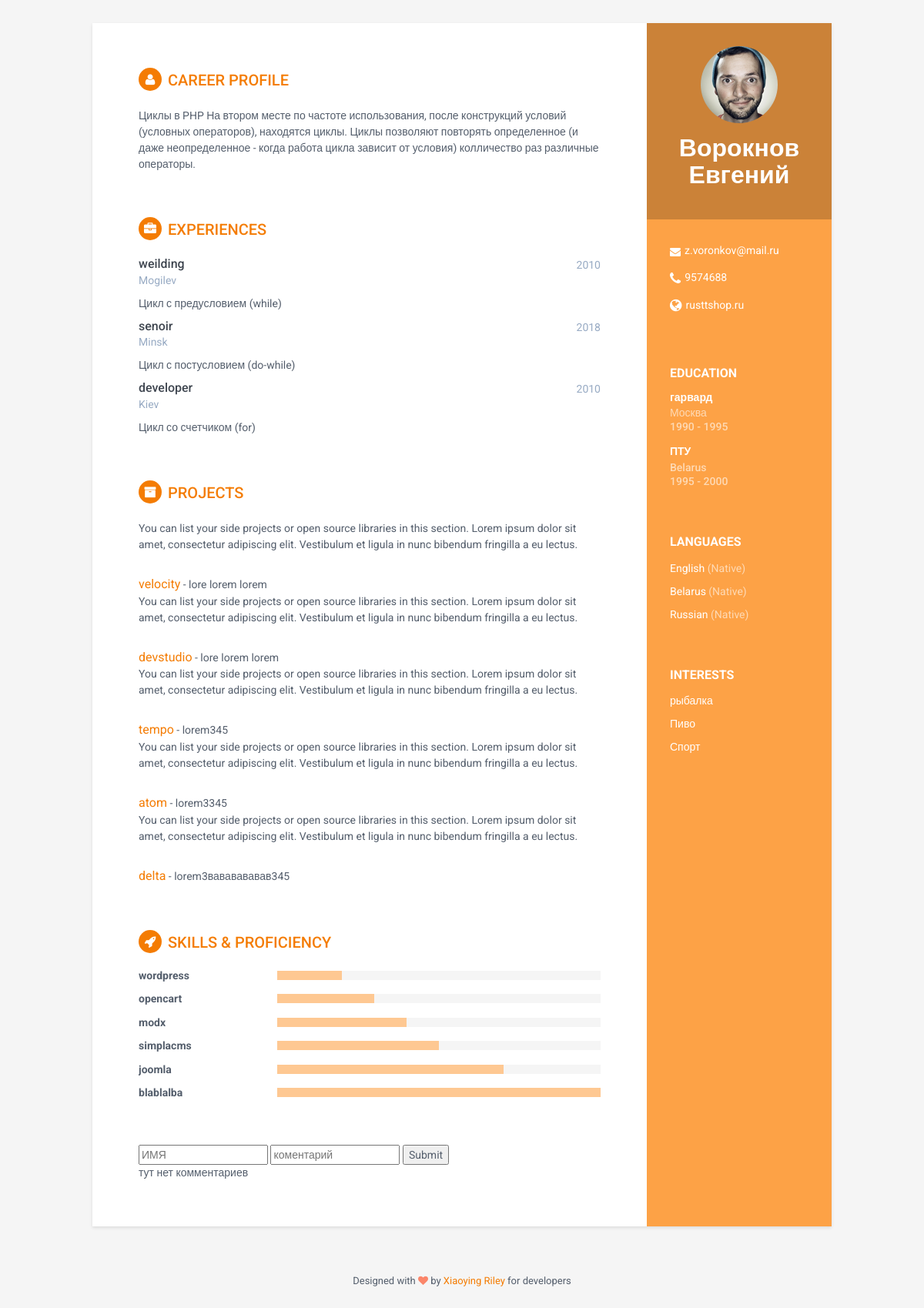
The page / on the database its author committed.
### tables this page shows
CREATE TABLE `about` (
  `id` int(11) NOT NULL,
  `name` varchar(30) NOT NULL,
  `mail` varchar(30) NOT NULL,
  `tel` int(12) NOT NULL,
  `site` varchar(30) NOT NULL
);

CREATE TABLE `education` (
  `id` int(11) NOT NULL,
  `education` varchar(30) NOT NULL,
  `sity` varchar(30) NOT NULL,
  `year_start` int(11) NOT NULL,
  `year_end` int(11) NOT NULL
);

CREATE TABLE `language` (
  `id` int(11) NOT NULL,
  `lang` varchar(30) NOT NULL
);

CREATE TABLE `interest` (
  `id` int(11) NOT NULL,
  `interes` varchar(30) DEFAULT NULL
);

CREATE TABLE `career` (
  `id` int(11) NOT NULL,
  `career` varchar(300) NOT NULL
);

CREATE TABLE `expriens` (
  `id` int(11) NOT NULL,
  `prof` varchar(30) NOT NULL,
  `gorod` varchar(30) NOT NULL,
  `date` int(11) NOT NULL,
  `description` varchar(30) DEFAULT NULL
);

CREATE TABLE `project` (
  `id` int(11) NOT NULL,
  `studio` varchar(30) NOT NULL,
  `description` varchar(150) NOT NULL
);

CREATE TABLE `skills` (
  `id` int(11) NOT NULL,
  `cms` varchar(50) NOT NULL,
  `bar` int(11) NOT NULL
);

### contacts.php (called while the page is built, shortened)
<?php
$connection = new PDO('mysql:host=localhost; dbname=lesson10; charset=utf8', 'root', '');
$data = $connection
    ->query('SELECT * FROM comment WHERE moderation= "ok" ORDER BY id DESC ')
    ->fetchAll(PDO::FETCH_ASSOC);

### index.php (the view, shortened to what this page needs)
<?php
require_once('contacts.php');
$connection = new PDO('mysql:host=localhost; dbname=practice_db; charset=utf8', 'root', '');
$aboutData = $connection->query("SELECT * FROM about");
$aboutData = $aboutData->fetch();
$educationData = $connection->query("SELECT * FROM education");
$languagesData = $connection->query("SELECT * FROM language");
$interestData = $connection->query("SELECT * FROM interest");
$careerData = $connection->query("SELECT * FROM career");
$expriensData = $connection->query("SELECT * FROM expriens");
$projectData = $connection->query("SELECT * FROM project");
$skillsData = $connection->query("SELECT * FROM skills");
?>
<!DOCTYPE html>
<html lang="en">
<head>
    <link rel="stylesheet" href="assets/plugins/bootstrap/css/bootstrap.min.css">
    <link rel="stylesheet" href="assets/plugins/font-awesome/css/font-awesome.css">
    <link id="theme-style" rel="stylesheet" href="assets/css/styles.css">
</head>
<body>
<div class="wrapper">
    <div class="sidebar-wrapper">
        <div class="profile-container">
            <img class="profile" src="assets/images/profile.png" alt=""/>
            <h1 class="name"><?= $aboutData['name'] ?></h1>
        </div>
        <div class="contact-container container-block">
            <ul class="list-unstyled contact-list">
                <li class="email"><i class="fa fa-envelope"></i><a
                            href="mailto: <?php echo $aboutData['mail'] ?>"><?php echo $aboutData['mail'] ?></a></li>
                <li class="phone"><i class="fa fa-phone"></i><a
                            href="tel:<?php echo $aboutData['tel'] ?>"><?php echo $aboutData['tel'] ?></a></li>
                <li class="website"><i class="fa fa-globe"></i><a href="<?php echo $aboutData['site'] ?>"
                                                                  target="_blank"><?php echo $aboutData['site'] ?></a>
                </li>
            </ul>
        </div>
        <div class="education-container container-block">
            <h2 class="container-block-title">Education</h2>
            <?php foreach ($educationData as $aduc): ?>
                <div class="item">
                    <h4 class="degree"><?php echo $aduc['education'] ?></h4>
                    <h5 class="meta"><?php echo $aduc['sity'] ?></h5>
                    <div class="time"><?php echo $aduc['year_start'] ?> - <?= $aduc['year_end'] ?></div>
                </div>
            <?php endforeach; ?>
        </div>
        <div class="languages-container container-block">
            <h2 class="container-block-title">Languages</h2>
            <ul class="list-unstyled interests-list">
                <?php foreach ($languagesData as $lang): ?>
                    <li><?= $lang['lang'] ?> <span class="lang-desc">(Native)</span></li>
                <?php endforeach; ?>
            </ul>
        </div>
        <div class="interests-container container-block">
            <h2 class="container-block-title">Interests</h2>
            <ul class="list-unstyled interests-list">
                <?php foreach ($interestData as $int) : ?>
                    <li><?= $int['interes'] ?> </li>
                <?php endforeach; ?>
            </ul>
        </div>
    </div>
    <div class="main-wrapper">
        <section class="section summary-section">
            <h2 class="section-title"><i class="fa fa-user"></i>Career Profile</h2>
            <div class="summary">
                <?php foreach ($careerData as $care): ?>
                    <p><?= $care['career'] ?></p>
                <?php endforeach; ?>
            </div>
        </section>
        <section class="section experiences-section">
            <h2 class="section-title"><i class="fa fa-briefcase"></i>Experiences</h2>
            <?php foreach ($expriensData
            as $exp): ?>
            <div class="item">
                <div class="meta">
                    <div class="upper-row">
                        <h3 class="job-title"><?php echo $exp['prof'] ?></h3>
                        <div class="time"><?php echo $exp['date'] ?></div>
                    </div>
                    <div class="company"><?php echo $exp['gorod'] ?></div>
                </div>
                <div class="details">
                    <p><?= $exp['description'] ?></p>
                    <?php endforeach; ?>
                </div>
            </div>
        </section>
        <section class="section projects-section">
            <h2 class="section-title"><i class="fa fa-archive"></i>Projects</h2>
            <?php foreach ($projectData
            as $proj): ?>
            <div class="intro">
                <p>You can list your side projects or open source libraries in this section. Lorem ipsum dolor sit amet,
                    consectetur adipiscing elit. Vestibulum et ligula in nunc bibendum fringilla a eu lectus.</p>
            </div>
            <div class="item">
                <span class="project-title"><a href="#hook"><?php echo $proj['studio'] ?></a></span> - <span
                        class="project-tagline"><?php echo $proj['description'] ?></span>
                <?php endforeach; ?>
        </section>
        <section class="skills-section section">
            <h2 class="section-title"><i class="fa fa-rocket"></i>Skills &amp; Proficiency</h2>
            <div class="skillset">
                <?php foreach ($skillsData as $skili): ?>
                    <div class="item">
                        <h3 class="level-title"><?php echo $skili['cms'] ?></h3>
                        <div class="level-bar">
                            <div class="level-bar-inner" data-level="<?php echo $skili['bar'] ?>%">
                            </div>
                        </div>
                    </div>
                <?php endforeach; ?>
            </div>
        </section>
        <section>
            <form action="" method="POST">
                <input type="text" name="name" placeholder="ИМЯ" required>
                <input type="text" name="comment" placeholder="коментарий" required>
                <input type="submit">
            </form>
        </section>
        <?php if ($data != false) : ?>
            <?php foreach ($data as $com) : ?>
                <?php echo $com['name'] . " " . $com['comment'] ?><br>
            <?php endforeach ?>
        <?php else : ?>
            тут нет комментариев
        <?php endif ?>
    </div>
</div>
<footer class="footer">
    <div class="text-center">
        <small class="copyright">Designed with <i class="fa fa-heart"></i> by <a href="http://themes.3rdwavemedia.com"
                                                                                 target="_blank">Xiaoying Riley</a> for
            developers
        </small>
    </div>
</footer>
</body>
</html>

### assets/less/css/styles.css (style rules this page uses)
body { font-family: 'Roboto', sans-serif; color: #545E6C; background: #f5f5f5; font-size: 14px; padding: 30px; -webkit-font-smoothing: antialiased; -moz-osx-font-smoothing: grayscale; }
h1, h2, h3, h4, h5, h6 { font-weight: 700; }
a { color: #f47c03; -webkit-transition: all 0.4s ease-in-out; -moz-transition: all 0.4s ease-in-out; -ms-transition: all 0.4s ease-in-out; -o-transition: all 0.4s ease-in-out; }
p { line-height: 1.5; }
.wrapper { background: #FDA246; max-width: 960px; margin: 0 auto; position: relative; -webkit-box-shadow: 0px 2px 4px rgba(0, 0, 0, 0.1); -moz-box-shadow: 0px 2px 4px rgba(0, 0, 0, 0.1); box-shadow: 0px 2px 4px rgba(0, 0, 0, 0.1); }
.sidebar-wrapper { background: #FDA246; position: absolute; right: 0; width: 240px; height: 100%; min-height: 800px; color: #fff; }
.sidebar-wrapper a { color: #fff; }
.sidebar-wrapper .profile-container { padding: 30px; background: rgba(0, 0, 0, 0.2); text-align: center; color: #fff; }
.sidebar-wrapper .name { font-size: 32px; font-weight: 900; margin-top: 0; margin-bottom: 10px; }
.sidebar-wrapper .profile { margin-bottom: 15px; }
.sidebar-wrapper .contact-list .fa { margin-right: 5px; font-size: 18px; vertical-align: middle; }
.sidebar-wrapper .contact-list li { margin-bottom: 15px; }
.sidebar-wrapper .contact-list li:last-child { margin-bottom: 0; }
.sidebar-wrapper .contact-list .email .fa { font-size: 14px; }
.sidebar-wrapper .container-block { padding: 30px; }
.sidebar-wrapper .container-block-title { text-transform: uppercase; font-size: 16px; font-weight: 700; margin-top: 0; margin-bottom: 15px; }
.sidebar-wrapper .degree { font-size: 14px; margin-top: 0; margin-bottom: 5px; }
.sidebar-wrapper .education-container .item { margin-bottom: 15px; }
.sidebar-wrapper .education-container .item:last-child { margin-bottom: 0; }
.sidebar-wrapper .education-container .meta { color: rgba(255, 255, 255, 0.6); font-weight: 500; margin-bottom: 0px; margin-top: 0; }
.sidebar-wrapper .education-container .time { color: rgba(255, 255, 255, 0.6); font-weight: 500; margin-bottom: 0px; }
.sidebar-wrapper .languages-container .lang-desc { color: rgba(255, 255, 255, 0.6); }
.sidebar-wrapper .interests-list { margin-bottom: 0; }
.sidebar-wrapper .interests-list li { margin-bottom: 10px; }
.sidebar-wrapper .interests-list li:last-child { margin-bottom: 0; }
.main-wrapper { background: #fff; padding: 60px; padding-right: 300px; }
.main-wrapper .section-title { text-transform: uppercase; font-size: 20px; font-weight: 500; color: #f47c03; position: relative; margin-top: 0; margin-bottom: 20px; }
.main-wrapper .section-title .fa { width: 30px; height: 30px; margin-right: 8px; display: inline-block; color: #fff; -webkit-border-radius: 50%; -moz-border-radius: 50%; -ms-border-radius: 50%; -o-border-radius: 50%; border-radius: 50%; -moz-background-clip: padding; -webkit-background-clip: padding-box; background-clip: padding-box; background: #f47c03; text-align: center; padding-top: 8px; font-size: 16px; position: relative; top: -2px; }
.main-wrapper .section { margin-bottom: 60px; }
.main-wrapper .experiences-section .item { margin-bottom: 30px; }
.main-wrapper .upper-row { position: relative; overflow: hidden; margin-bottom: 2px; }
.main-wrapper .job-title { color: #3F4650; font-size: 16px; margin-top: 0; margin-bottom: 0; font-weight: 500; }
.main-wrapper .time { position: absolute; right: 0; top: 0; color: #97AAC3; }
.main-wrapper .company { margin-bottom: 10px; color: #97AAC3; }
.main-wrapper .project-title { font-size: 16px; font-weight: 400; margin-top: 0; margin-bottom: 5px; }
.main-wrapper .projects-section .intro { margin-bottom: 30px; }
.main-wrapper .projects-section .item { margin-bottom: 15px; }
.skillset .item { margin-bottom: 15px; overflow: hidden; }
.skillset .level-title { font-size: 14px; margin-top: 0; margin-bottom: 12px; }
.skillset .level-bar { height: 12px; background: #f5f5f5; }
.skillset .level-bar-inner { height: 12px; background: #fec892; }
.footer { padding: 30px; padding-top: 60px; }
.footer .copyright { line-height: 1.6; color: #545E6C; font-size: 13px; }
.footer .fa-heart { color: #fb866a; }
@media (min-width: 992px) { .skillset .level-title { display: inline-block; float: left; width: 30%; margin-bottom: 0; } }
@media (min-width: 992px) { .skillset .level-bar { display: inline-block; width: 70%; float: left; position: relative; top: 1px; } }

### rows shown on the page
about: name "Ворокнов Евгений", mail "z.voronkov@mail.ru", tel "9574688", site "rusttshop.ru"
education: education "гарвард", sity "Москва", year_start "1990", year_end "1995"
education: education "ПТУ", sity "Belarus", year_start "1995", year_end "2000"
language: lang "English"
language: lang "Belarus"
language: lang "Russian"
interest: interes "рыбалка"
interest: interes "Пиво"
interest: interes "Спорт"
career: career "Циклы в PHP На втором месте по частоте использования, после конструкций условий (условных операторов), находятся циклы. Циклы позволяют повторять определенное (и даже неопределенное - когда работа цикла зависит от условия) колличество раз различные операторы."
expriens: prof "weilding", date "2010", gorod "Mogilev", description "Цикл с предусловием (while)"
expriens: prof "senoir", date "2018", gorod "Minsk", description "Цикл с постусловием (do-while)"
expriens: prof "developer", date "2010", gorod "Kiev", description "Цикл со счетчиком (for)"
project: studio "velocity", description "lore lorem lorem"
project: studio "devstudio", description "lore lorem lorem"
project: studio "tempo", description "lorem345"
project: studio "atom", description "lorem3345"
project: studio "delta", description "lorem3вававававав345"
skills: cms "wordpress", bar 20 (drawn)
skills: cms "opencart", bar 30 (drawn)
skills: cms "modx", bar 40 (drawn)
skills: cms "simplacms", bar 50 (drawn)
skills: cms "joomla", bar 70 (drawn)
skills: cms "blablalba", bar 100 (drawn)
